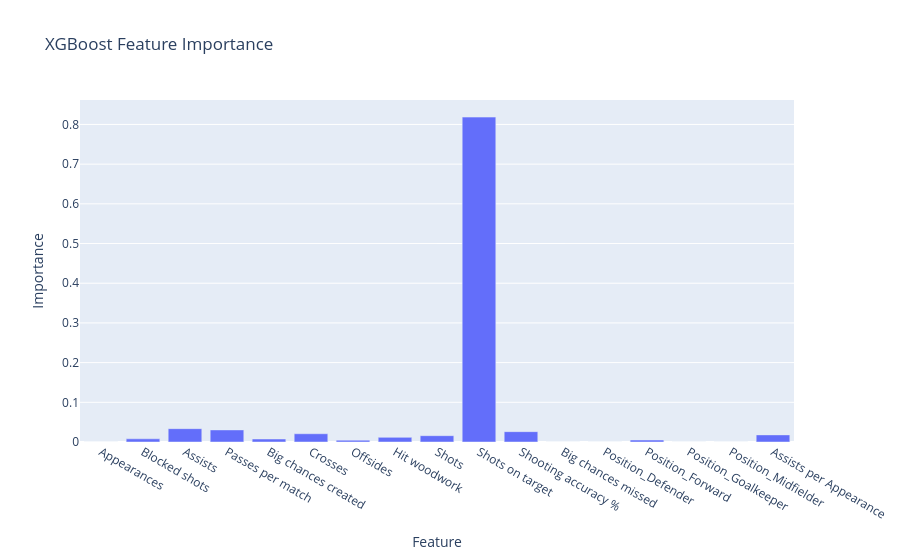

Here is the notebook cell this chart was saved with:
### Code cell
fig = px.bar(
    feature_importance_df,
    x="Feature",
    y="Importance",
    title="XGBoost Feature Importance"
)

fig.show()

### Figure 1 — Plotly figure (JSON) as saved in the notebook; plotly's stock layout.template omitted (floating-point values rounded to 4 significant figures)
{"data": [{"alignmentgroup": "True", "hovertemplate": "Feature=%{x}<br>Importance=%{y}<extra></extra>", "legendgroup": "", "marker": {"color": "#636efa", "pattern": {"shape": ""}}, "name": "", "offsetgroup": "", "orientation": "v", "showlegend": false, "textposition": "auto", "type": "bar", "x": ["Appearances", "Blocked shots", "Assists", "Passes per match", "Big chances created", "Crosses", "Offsides", "Hit woodwork", "Shots", "Shots on target", "Shooting accuracy %", "Big chances missed", "Position_Defender", "Position_Forward", "Position_Goalkeeper", "Position_Midfielder", "Assists per Appearance"], "xaxis": "x", "y": [0, 0.008016, 0.03357, 0.03043, 0.007565, 0.02077, 0.004627, 0.01166, 0.01593, 0.8185, 0.02604, 0, 0, 0.004924, 0, 0, 0.01792], "yaxis": "y"}], "layout": {"barmode": "relative", "legend": {"tracegroupgap": 0}, "title": {"text": "XGBoost Feature Importance"}, "xaxis": {"anchor": "y", "domain": [0, 1], "title": {"text": "Feature"}}, "yaxis": {"anchor": "x", "domain": [0, 1], "title": {"text": "Importance"}}}}
